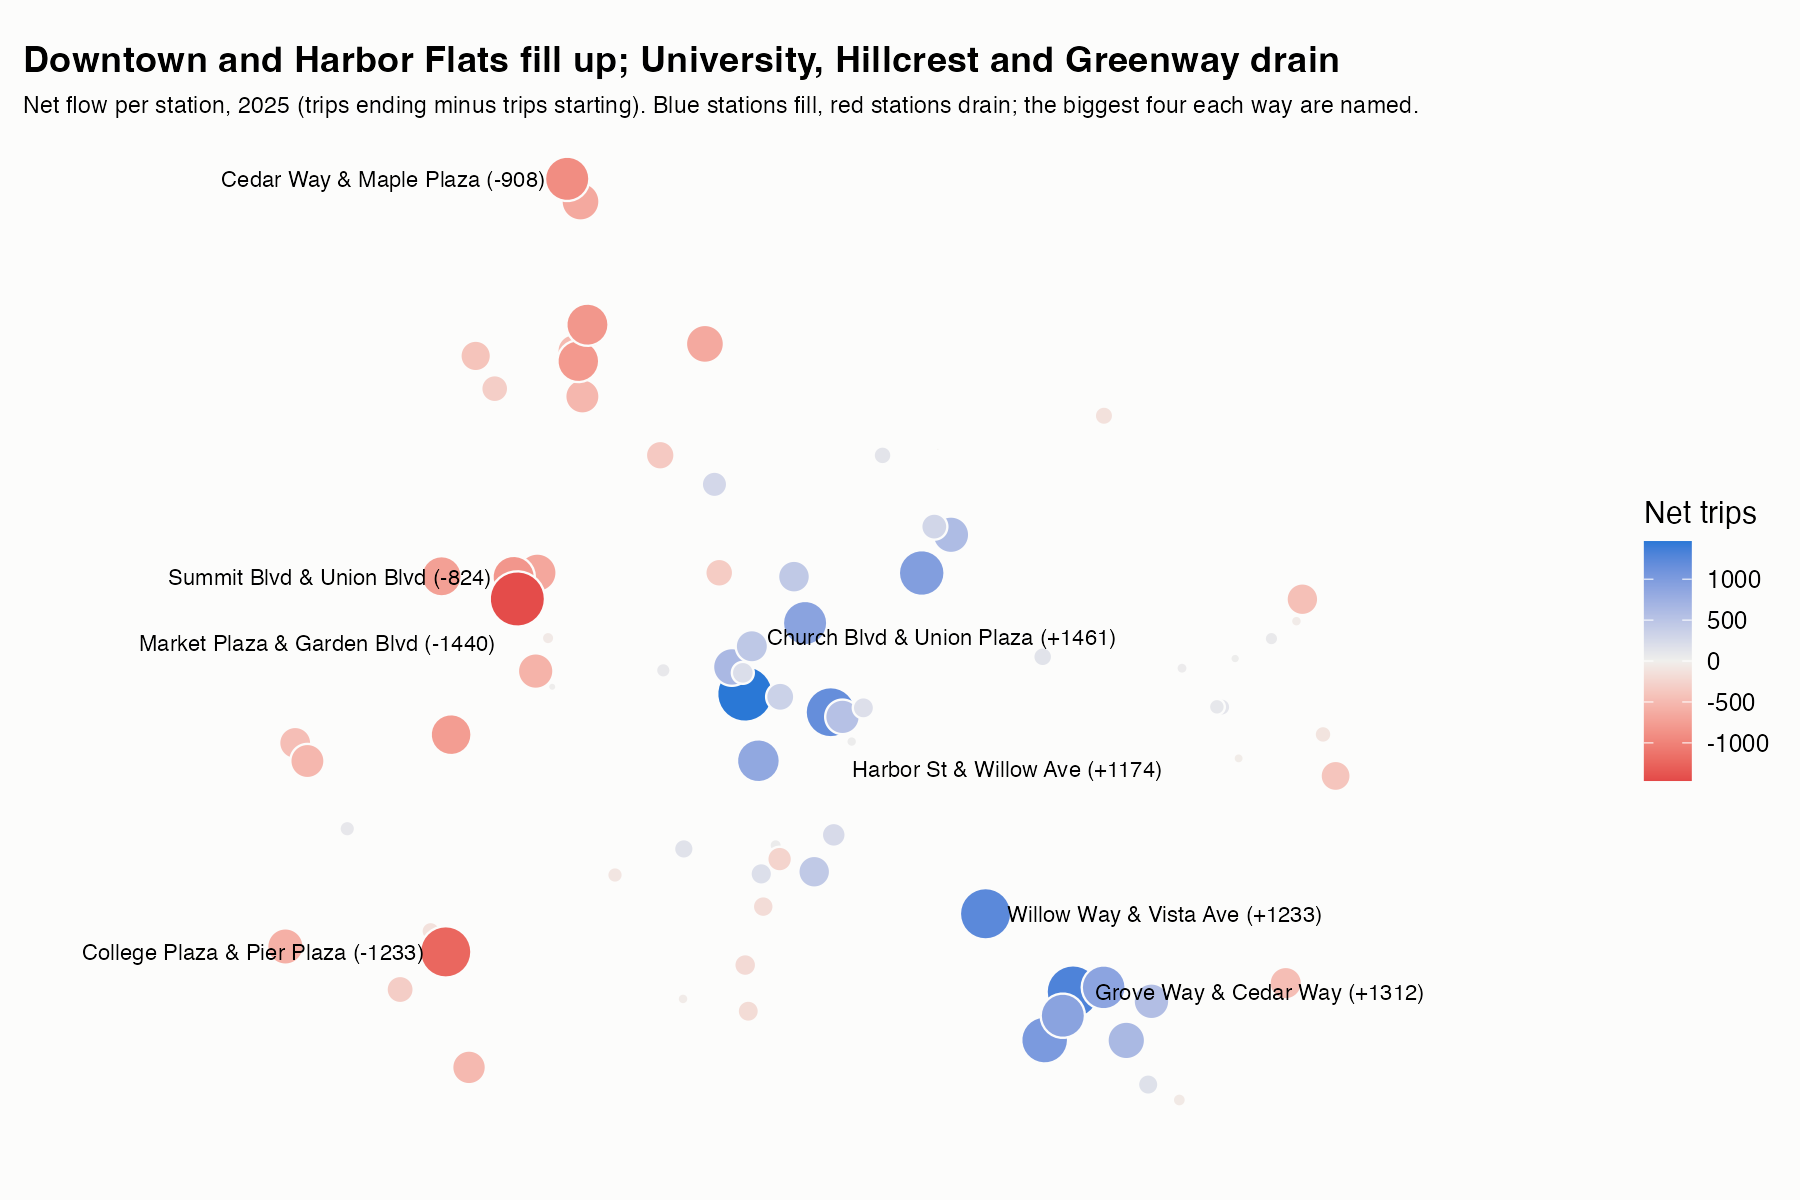

The script that saved this image:
# plots/station-net-flow.R: run from out/<slug>/
library(ggplot2); library(readr)

# Edit here ---------------------------------------------------------------
title    <- "Downtown and Harbor Flats fill up; University, Hillcrest and Greenway drain"
subtitle <- "Net flow per station, 2025 (trips ending minus trips starting). Blue stations fill, red stations drain; the biggest four each way are named."
col_fill <- "#2a78d6"; col_drain <- "#e34948"; col_mid <- "#f0efec"
# -------------------------------------------------------------------------

d <- read_csv("data/station-net-flow.csv", show_col_types = FALSE)
d$r <- rank(-d$net, ties.method = "first")
lab <- d[d$r <= 4 | d$r > nrow(d) - 4, ]
lab$short <- sprintf("%s (%+d)", lab$station_name, lab$net)
# label placement: side (hjust) and vertical nudge so neighbouring labels do not collide
lab$dy <- 0; lab$dy[lab$r == 1] <- 0.0045; lab$dy[lab$r == 4] <- -0.0045; lab$dy[lab$r == nrow(d)] <- -0.0035
lab$hj <- ifelse(lab$net > 0, 0, 1); lab$dx <- ifelse(lab$hj == 0, 0.0022, -0.0022)
lim <- max(abs(d$net))

p <- ggplot(d, aes(lon, lat)) +
  geom_point(aes(size = abs(net), fill = net), shape = 21, colour = "#fcfcfb", stroke = 0.6) +
  geom_text(data = lab, aes(lon + dx, lat + dy, label = short, hjust = hj), size = 2.8) +
  scale_fill_gradient2(low = col_drain, mid = col_mid, high = col_fill, midpoint = 0, limits = c(-lim, lim), name = "Net trips") +
  scale_size_area(max_size = 9, guide = "none") +
  scale_x_continuous(expand = expansion(mult = 0.25)) +
  coord_fixed(ratio = 1 / cos(37.75 * pi / 180)) +
  labs(title = title, subtitle = subtitle, x = NULL, y = NULL) +
  theme_minimal(base_size = 11) +
  theme(panel.grid = element_blank(), axis.text = element_blank(), plot.title = element_text(face = "bold"),
        plot.subtitle = element_text(size = 8.5), plot.background = element_rect(fill = "#fcfcfb", colour = NA))

ggsave("plots/station-net-flow.svg", p, width = 9, height = 6)
ggsave("plots/station-net-flow.png", p, width = 9, height = 6, dpi = 200)
